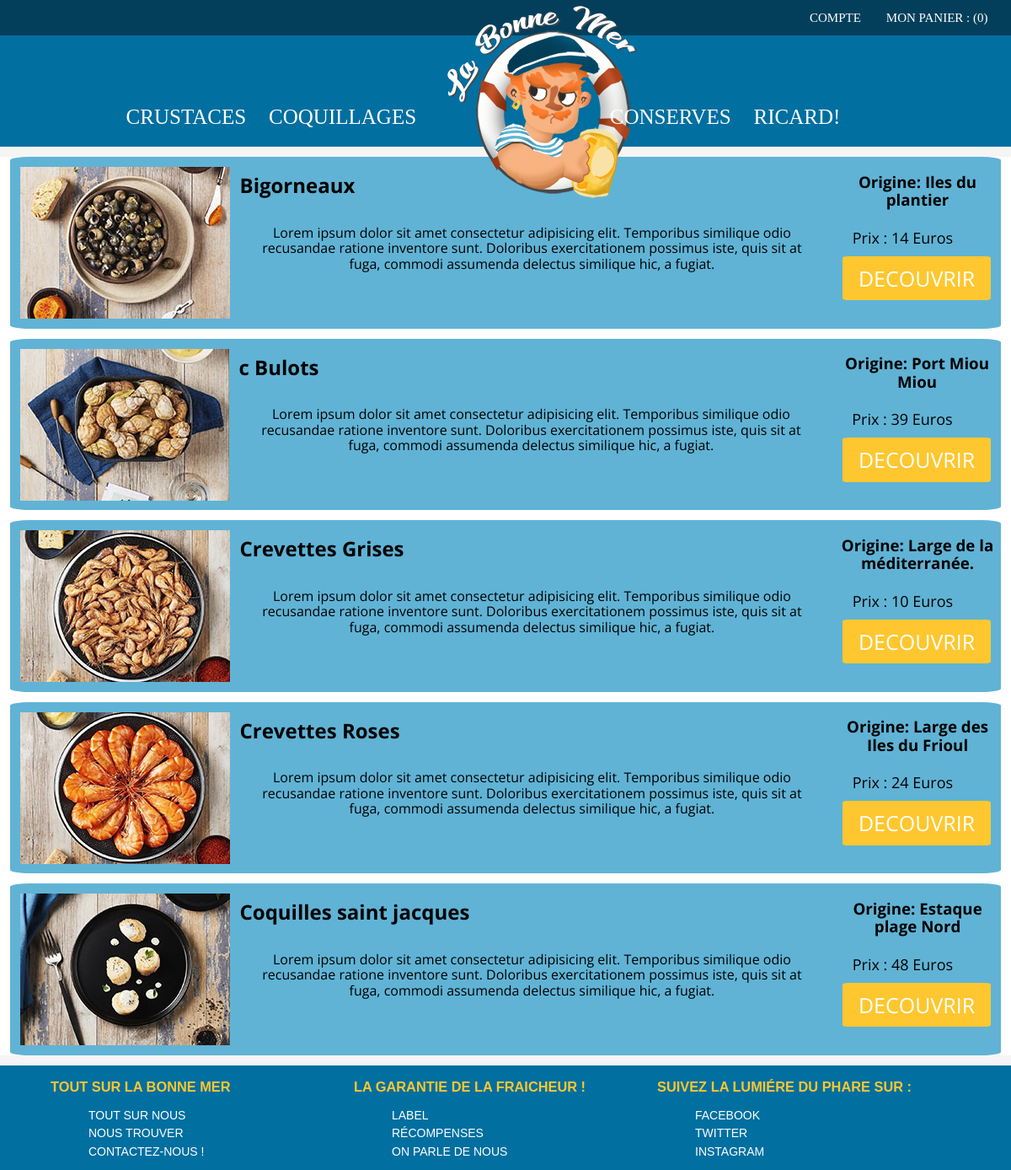
/index.php?controller=products&task=list&category=2, run on the app's committed database.
### tables this page shows
CREATE TABLE IF NOT EXISTS `product` (
  `prod_id` int(10) UNSIGNED NOT NULL AUTO_INCREMENT,
  `prod_name` varchar(255) DEFAULT NULL,
  `prod_origin` varchar(100) NOT NULL,
  `prod_synopsis` text NOT NULL,
  `prod_description` text,
  `prod_price` double UNSIGNED DEFAULT NULL,
  `prod_picture` varchar(255) DEFAULT NULL,
  `prod_category` varchar(100) NOT NULL,
  PRIMARY KEY (`prod_id`)
);

### libraries/controllers/Controller.php (called while the page is built, shortened)
<?php
abstract class Controller {
    public function __construct(){
        $this->model = new $this->modelName();
    }
}

### libraries/autoload.php (called while the page is built, shortened)
<?php
spl_autoload_register(function($className){
    $className = str_replace("\\", "/", $className);
});

### libraries/Database.php (called while the page is built)
<?php
class Database {
    private static $instance = null;
    public static function getPdo(): PDO
    {
        if(self::$instance === null)
        {
            self::$instance = new PDO('mysql:host=localhost;dbname=labonnemer;charset=utf8', 'root', '', [
                PDO::ATTR_ERRMODE => PDO::ERRMODE_EXCEPTION,
                PDO::ATTR_DEFAULT_FETCH_MODE => PDO::FETCH_ASSOC
            ]);
        }
        return self::$instance;
    }
}

### libraries/models/Model.php (called while the page is built, shortened)
<?php
abstract class Model
{
    protected $pdo;
    protected $table;
    public function __construct()
    {
        $this->pdo = \Database::getPdo();
    }
    public function findAllByCategory(int $category)
    {
        $query = $this->pdo->prepare("SELECT * FROM {$this->table} WHERE prod_category = :prod_category");
        $query->execute(['prod_category' => $category]);
        $item = $query->fetchAll();
        return $item;
    }
}

### libraries/controllers/Products.php (called while the page is built, shortened)
<?php
require_once('libraries/autoload.php');
class Products extends Controller {
    public function list(){
        $products = $this->model->findAllByCategory($_GET['category']);
        \Renderer::render('products', compact('pageTitle', 'products'));
    }
}

### libraries/Application.php (called while the page is built, shortened)
<?php
class Application {
    public static function process()
    {
        $task = "index";
        if(!empty($_GET['task'])) {
            $task = $_GET['task'];
        }
        $controller = new $controllerName();
        $controller->$task();
    }
}

### index.php (called while the page is built)
<?php
 require_once('libraries/autoload.php');
 \Application::process();

### libraries/Renderer.php (called while the page is built, shortened)
<?php
class Renderer {
   public static function render(string $path, array $variables = []) {
        extract($variables);
        require('templates/' .$path . '.html.php');
        require_once('templates/layout.html.php');
    }
}

### templates/products.html.php (the view)
<?php foreach( $products as $product) : ?>
<article class="products">
    <img src="public/img/thumbnails/<?=  $product['prod_picture'] ?>" alt="Image du produit">
    <h2><?= $product['prod_name'] ?></h2>
    <h3>Origine: <?= $product['prod_origin'] ?></h3>
    <p><?=  $product['prod_synopsis'] ?></p>
    <em>Prix : <?=  $product['prod_price'] ?> Euros </em>
    <a href="index.php?controller=product&task=find&category=1&id=<?=  $product['prod_id'] ?>">decouvrir</a>
</article>
<?php endforeach ?>

### public/css/style.css (style rules this page uses)
* { box-sizing: border-box; outline: none; }
html { font-size: 62.5% }
body { background-color: #f5f5f5; color:black; font-size: 1.6rem; }
img { max-width: 100%; }
a { color: white; text-decoration: none; }
h2:nth-child(even) { text-align: left; }
.products { background-color: #60b3d5; margin: 0 auto; text-align: center; border-radius: 2%; height: 20%; margin: 1%; overflow: hidden; }
.products img { float: left; margin: 1%; clear:both }
.products h2 { float: left; width: 60%; }
.products p { margin: 0 0 0 2%; float: left; width: 55%; }
.products em { display: block; margin-top: 2%; font-style: normal; font-size: 1.8rem; }
.products a , .product a { background-color: #fec72f; text-transform: uppercase; width: 15%; margin: 1%; padding: 1%; font-size: 2.5rem; border-radius: 4%; }
.products a { float: right; }

### data on the page
product: prod_picture (picture), prod_name "Bigorneaux", prod_origin "Iles du plantier", prod_synopsis "Lorem ipsum dolor sit amet consectetur adipisicing elit. Temporibus similique odio recusandae ratione inventore sunt. Doloribus exercitationem possimus iste, quis sit at fuga, commodi assumenda delectus similique hic, a fugiat.", prod_price "14"
product: prod_picture (picture), prod_name "c Bulots", prod_origin "Port Miou Miou", prod_synopsis "Lorem ipsum dolor sit amet consectetur adipisicing elit. Temporibus similique odio recusandae ratione inventore sunt. Doloribus exercitationem possimus iste, quis sit at fuga, commodi assumenda delectus similique hic, a fugiat.", prod_price "39"
product: prod_picture (picture), prod_name "Crevettes Grises", prod_origin "Large de la méditerranée.", prod_synopsis "Lorem ipsum dolor sit amet consectetur adipisicing elit. Temporibus similique odio recusandae ratione inventore sunt. Doloribus exercitationem possimus iste, quis sit at fuga, commodi assumenda delectus similique hic, a fugiat.", prod_price "10"
product: prod_picture (picture), prod_name "Crevettes Roses", prod_origin "Large des Iles du Frioul", prod_synopsis "Lorem ipsum dolor sit amet consectetur adipisicing elit. Temporibus similique odio recusandae ratione inventore sunt. Doloribus exercitationem possimus iste, quis sit at fuga, commodi assumenda delectus similique hic, a fugiat.", prod_price "24"
product: prod_picture (picture), prod_name "Coquilles saint jacques", prod_origin "Estaque plage Nord", prod_synopsis "Lorem ipsum dolor sit amet consectetur adipisicing elit. Temporibus similique odio recusandae ratione inventore sunt. Doloribus exercitationem possimus iste, quis sit at fuga, commodi assumenda delectus similique hic, a fugiat.", prod_price "48"
